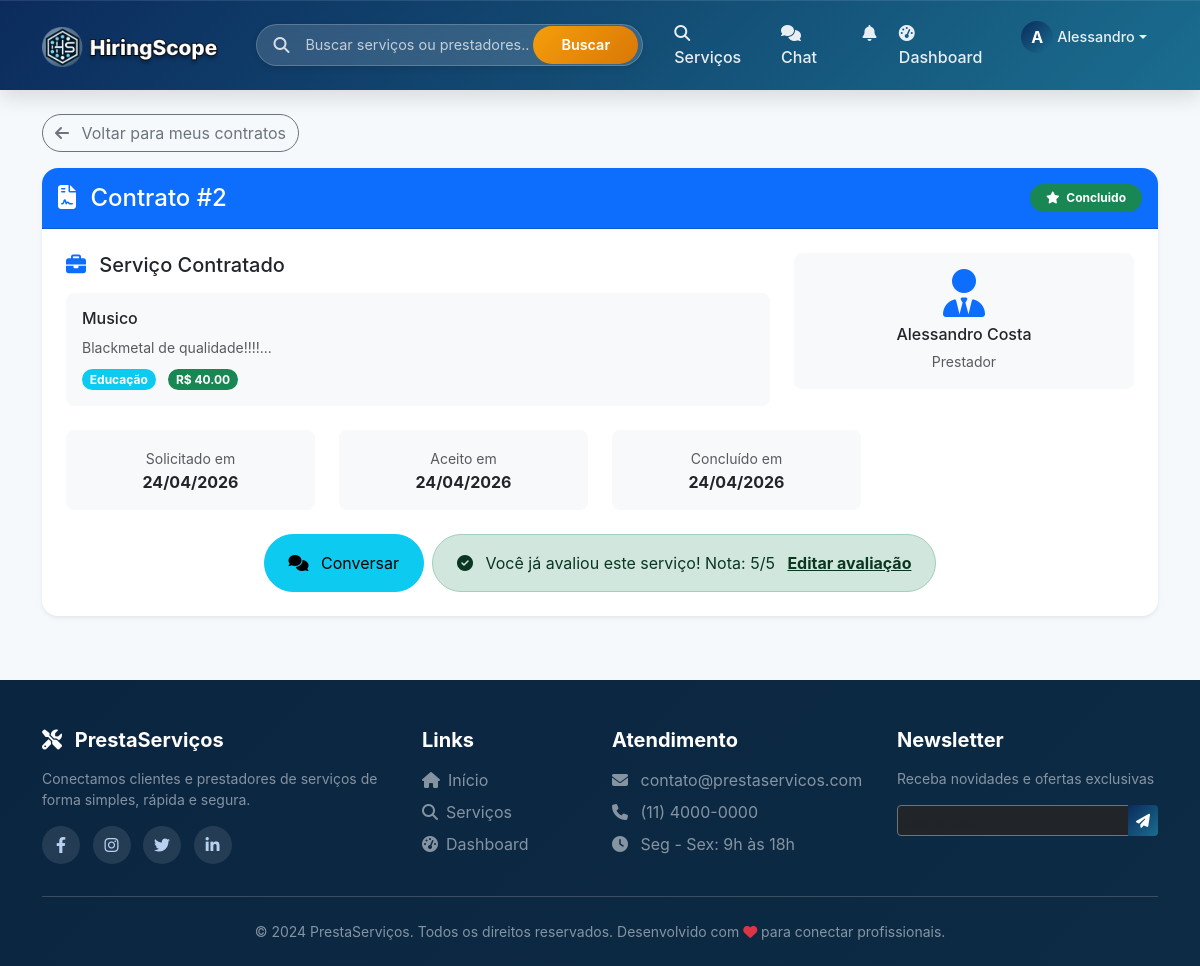
The app's page /contrato/detalhe/2 (signed in) with its own data.
### models.py (models this page shows, shortened)
class Usuario(UserMixin, db.Model):
    __tablename__ = 'usuarios'
    id = db.Column(db.Integer, primary_key=True)
    nome = db.Column(db.String(100), nullable=False)
    email = db.Column(db.String(100), unique=True, nullable=False)
    senha_hash = db.Column(db.String(200), nullable=False)
    telefone = db.Column(db.String(20))
    tipo = db.Column(db.String(20), nullable=False)  # cliente, prestador
    is_admin = db.Column(db.Boolean, default=False)  # NOVO CAMPO
    data_cadastro = db.Column(db.DateTime, default=datetime.utcnow)
    foto_perfil = db.Column(db.String(200), default='default.jpg')
    foto_url = db.Column(db.String(500), nullable=True)  # URL da foto do Google
    descricao = db.Column(db.Text)
    servicos_oferecidos = db.relationship('Servico', back_populates='prestador', lazy=True, overlaps='prestador_rel')
    avaliacoes_recebidas = db.relationship('Avaliacao', foreign_keys='Avaliacao.prestador_id', back_populates='prestador', lazy=True, overlaps='avaliado_rel')
    avaliacoes_feitas = db.relationship('Avaliacao', foreign_keys='Avaliacao.cliente_id', back_populates='cliente', lazy=True, overlaps='avaliador_rel')
    favoritos = db.relationship('Favorito', foreign_keys='Favorito.cliente_id', back_populates='cliente', lazy=True, overlaps='cliente_rel')
    contratos_como_cliente = db.relationship('Contrato', foreign_keys='Contrato.cliente_id', back_populates='cliente', lazy=True, overlaps='cliente_rel')
    contratos_como_prestador = db.relationship('Contrato', foreign_keys='Contrato.prestador_id', back_populates='prestador', lazy=True, overlaps='prestador_rel')

class Contrato(db.Model):
    __tablename__ = 'contratos'
    id = db.Column(db.Integer, primary_key=True)
    cliente_id = db.Column(db.Integer, db.ForeignKey('usuarios.id'), nullable=False)
    prestador_id = db.Column(db.Integer, db.ForeignKey('usuarios.id'), nullable=False)
    servico_id = db.Column(db.Integer, db.ForeignKey('servicos.id'), nullable=False)
    status = db.Column(db.String(20), default='pendente')  # pendente, aceito, em_andamento, concluido, cancelado
    data_solicitacao = db.Column(db.DateTime, default=datetime.utcnow)
    data_aceite = db.Column(db.DateTime, nullable=True)
    data_inicio = db.Column(db.DateTime, nullable=True)
    data_conclusao = db.Column(db.DateTime, nullable=True)
    mensagem_cliente = db.Column(db.Text, nullable=True)
    mensagem_prestador = db.Column(db.Text, nullable=True)
    preco_acordado = db.Column(db.Float, nullable=True)
    cliente = db.relationship('Usuario', foreign_keys=[cliente_id], back_populates='contratos_como_cliente')
    prestador = db.relationship('Usuario', foreign_keys=[prestador_id], back_populates='contratos_como_prestador')
    servico = db.relationship('Servico', foreign_keys=[servico_id], back_populates='contratos')
    avaliacao = db.relationship('Avaliacao', back_populates='contrato', uselist=False, cascade='all, delete-orphan')
    def get_status_icon(self):
        icons = {
            'pendente': 'fa-clock',
            'aceito': 'fa-check-circle',
            'em_andamento': 'fa-spinner',
            'concluido': 'fa-star',
            'cancelado': 'fa-times-circle'
        }
        return icons.get(self.status, 'fa-file-contract')
    def get_status_color(self):
        colors = {
            'pendente': 'warning',
            'aceito': 'info',
            'em_andamento': 'primary',
            'concluido': 'success',
            'cancelado': 'danger'
        }
        return colors.get(self.status, 'secondary')

class Servico(db.Model):
    __tablename__ = 'servicos'
    id = db.Column(db.Integer, primary_key=True)
    prestador_id = db.Column(db.Integer, db.ForeignKey('usuarios.id'), nullable=False)
    titulo = db.Column(db.String(200), nullable=False)
    descricao = db.Column(db.Text, nullable=False)
    categoria = db.Column(db.String(100))
    tipo_preco = db.Column(db.String(20), default='fixo')  # fixo, hora, dia, metro, consulta
    preco = db.Column(db.Float)
    destaque = db.Column(db.Boolean, default=False)
    destaque_pago = db.Column(db.Boolean, default=False)
    destaque_data_fim = db.Column(db.DateTime, nullable=True)
    data_postagem = db.Column(db.DateTime, default=datetime.utcnow)
    imagem_base64 = db.Column(db.Text, nullable=True)
    prestador = db.relationship('Usuario', foreign_keys=[prestador_id], back_populates='servicos_oferecidos')
    solicitacoes = db.relationship('Solicitacao', back_populates='servico', lazy=True, overlaps='servico_rel')
    avaliacoes = db.relationship('Avaliacao', back_populates='servico', lazy=True, overlaps='servico_rel')
    contratos = db.relationship('Contrato', back_populates='servico', lazy=True, overlaps='servico_rel')

class Avaliacao(db.Model):
    __tablename__ = 'avaliacoes'
    id = db.Column(db.Integer, primary_key=True)
    contrato_id = db.Column(db.Integer, db.ForeignKey('contratos.id'), nullable=False)  # link com contrato
    cliente_id = db.Column(db.Integer, db.ForeignKey('usuarios.id'), nullable=False)
    prestador_id = db.Column(db.Integer, db.ForeignKey('usuarios.id'), nullable=False)
    servico_id = db.Column(db.Integer, db.ForeignKey('servicos.id'), nullable=True)  # Opcional
    nota = db.Column(db.Integer, nullable=False)
    comentario = db.Column(db.Text)
    qualidade = db.Column(db.Integer, nullable=True)
    pontualidade = db.Column(db.Integer, nullable=True)
    comunicacao = db.Column(db.Integer, nullable=True)
    preco_justo = db.Column(db.Integer, nullable=True)
    data_avaliacao = db.Column(db.DateTime, default=datetime.utcnow)
    editado = db.Column(db.Boolean, default=False)
    data_edicao = db.Column(db.DateTime, nullable=True)
    cliente = db.relationship('Usuario', foreign_keys=[cliente_id], back_populates='avaliacoes_feitas')
    prestador = db.relationship('Usuario', foreign_keys=[prestador_id], back_populates='avaliacoes_recebidas')
    servico = db.relationship('Servico', foreign_keys=[servico_id], back_populates='avaliacoes')
    contrato = db.relationship('Contrato', foreign_keys=[contrato_id], back_populates='avaliacao')
    def pode_editar(self, usuario_id):
        if self.cliente_id == usuario_id:
            dias_passados = (datetime.utcnow() - self.data_avaliacao).days
            return dias_passados <= 7
        return False

### routes/contrato_routes.py (the view)
@contrato_bp.route('/detalhe/<int:contrato_id>')
@login_required
def detalhe_contrato(contrato_id):
    contrato = Contrato.query.get_or_404(contrato_id)
    if contrato.cliente_id != current_user.id and contrato.prestador_id != current_user.id:
        flash('Acesso negado', 'danger')
        return redirect(url_for('index'))
    avaliacao = None
    if contrato.status == 'concluido':
        avaliacao = Avaliacao.query.filter_by(
            contrato_id=contrato.id,
            cliente_id=current_user.id
        ).first()
    return render_template('contratos/detalhe.html', contrato=contrato, avaliacao=avaliacao)

### templates/contratos/detalhe.html (shortened to what this page needs)
{% extends "base.html" %}
{% block content %}
<div class="container mt-4">
    <div class="mb-3">
        <a href="{{ url_for('contrato.meus_contratos') }}" class="btn btn-outline-secondary rounded-pill">
            <i class="fas fa-arrow-left me-2"></i> Voltar para meus contratos
        </a>
    </div>
    <div class="card shadow-sm border-0 rounded-4">
        <div class="card-header bg-primary text-white rounded-top-4 py-3">
            <div class="d-flex justify-content-between align-items-center flex-wrap">
                <h4 class="mb-0">
                    <i class="fas fa-file-contract me-2"></i>
                    Contrato #{{ contrato.id }}
                </h4>
                <span class="badge bg-{{ contrato.get_status_color() }} px-3 py-2 rounded-pill">
                    <i class="fas {{ contrato.get_status_icon() }} me-1"></i>
                    {{ contrato.status|replace('_', ' ')|title }}
                </span>
            </div>
        </div>
        <div class="card-body p-4">
            <div class="row mb-4">
                <div class="col-md-8">
                    <h5 class="mb-3">
                        <i class="fas fa-briefcase text-primary me-2"></i>
                        Serviço Contratado
                    </h5>
                    <div class="bg-light p-3 rounded-3">
                        <h6 class="mb-2">{{ contrato.servico.titulo }}</h6>
                        <p class="text-muted small mb-2">{{ contrato.servico.descricao[:150] }}...</p>
                        <span class="badge bg-info rounded-pill">{{ contrato.servico.categoria }}</span>
                        {% if contrato.preco_acordado %}
                            <span class="badge bg-success rounded-pill ms-2">
                                R$ {{ "%.2f"|format(contrato.preco_acordado) }}
                            </span>
                        {% endif %}
                    </div>
                </div>
                <div class="col-md-4">
                    <div class="card bg-light border-0 rounded-3">
                        <div class="card-body text-center">
                            {% if current_user.id == contrato.cliente_id %}
                                <i class="fas fa-user-tie fa-3x text-primary mb-2"></i>
                                <h6 class="mb-1">{{ contrato.prestador.nome }}</h6>
                                <small class="text-muted">Prestador</small>
                            {% else %}
                                <i class="fas fa-user fa-3x text-success mb-2"></i>
                                <h6 class="mb-1">{{ contrato.cliente.nome }}</h6>
                                <small class="text-muted">Cliente</small>
                            {% endif %}
                        </div>
                    </div>
                </div>
            </div>
            <div class="row mb-4">
                <div class="col-md-3">
                    <div class="text-center p-3 bg-light rounded-3">
                        <small class="text-muted">Solicitado em</small>
                        <p class="mb-0 fw-bold">{{ contrato.data_solicitacao.strftime('%d/%m/%Y') }}</p>
                    </div>
                </div>
                {% if contrato.data_aceite %}
                <div class="col-md-3">
                    <div class="text-center p-3 bg-light rounded-3">
                        <small class="text-muted">Aceito em</small>
                        <p class="mb-0 fw-bold">{{ contrato.data_aceite.strftime('%d/%m/%Y') }}</p>
                    </div>
                </div>
                {% endif %}
                {% if contrato.data_conclusao %}
                <div class="col-md-3">
                    <div class="text-center p-3 bg-light rounded-3">
                        <small class="text-muted">Concluído em</small>
                        <p class="mb-0 fw-bold">{{ contrato.data_conclusao.strftime('%d/%m/%Y') }}</p>
                    </div>
                </div>
                {% endif %}
            </div>
            <div class="row mt-4">
                <div class="col-12">
                    <div class="d-flex gap-2 flex-wrap justify-content-center">
                        <button onclick="iniciarChat({{ contrato.prestador_id if current_user.id == contrato.cliente_id else contrato.cliente_id }}, '{{ (contrato.prestador.nome if current_user.id == contrato.cliente_id else contrato.cliente.nome)|replace("'", "\\'") }}')"
                                class="btn btn-info rounded-pill px-4">
                            <i class="fas fa-comments me-2"></i> Conversar
                        </button>
                        {% if current_user.id == contrato.cliente_id and contrato.status == 'concluido' %}
                            {% if not avaliacao %}
                                <a href="{{ url_for('contrato.avaliar_servico', contrato_id=contrato.id) }}" class="btn btn-warning rounded-pill px-4">
                                    <i class="fas fa-star me-2"></i> Avaliar Serviço ⭐
                                </a>
                            {% else %}
                                <div class="alert alert-success rounded-pill px-4 mb-0">
                                    <i class="fas fa-check-circle me-2"></i>
                                    Você já avaliou este serviço! Nota: {{ avaliacao.nota }}/5
                                    {% if avaliacao.pode_editar(current_user.id) %}
                                        <a href="{{ url_for('contrato.editar_avaliacao', avaliacao_id=avaliacao.id) }}" class="alert-link ms-2">
                                            Editar avaliação
                                        </a>
                                    {% endif %}
                                </div>
                            {% endif %}
                        {% endif %}
                    </div>
                </div>
            </div>
        </div>
    </div>
</div>
{% endblock %}

### templates/components/base/navbar.html (shortened to what this page needs)
<nav class="navbar navbar-expand-lg navbar-dark sticky-top">
    <div class="container">
        <a class="navbar-brand" href="{{ url_for('main.index') }}">
            <img src="{{ url_for('static', filename='img/logo.png') }}"
                 alt="PrestaServiços"
                 class="navbar-logo"
                 style="height: 42px;"
                 onerror="this.onerror=null; this.parentNode.innerHTML='<i class=\'fas fa-tools me-2\'></i> PrestaServiços';">
        </a>
        <div class="search-bar-desktop d-none d-lg-block">
            <div class="search-bar-wrapper">
                <div class="search-icon"><i class="fas fa-search"></i></div>
                <input type="text" id="globalSearchInput" class="search-input" placeholder="Buscar serviços ou prestadores...">
                <button id="globalSearchBtn" class="search-btn">Buscar</button>
            </div>
        </div>
        <div class="collapse navbar-collapse" id="navbarNav">
            <ul class="navbar-nav ms-auto">
                <li class="nav-item">
                    <a class="nav-link" href="{{ url_for('servico.lista') }}">
                        <i class="fas fa-search me-1"></i> Serviços
                    </a>
                </li>
                {% if current_user.is_authenticated %}
                    <li class="nav-item position-relative">
                        <a class="nav-link chat-link" href="{{ url_for('chat.index') }}">
                            <i class="fas fa-comments me-1"></i> Chat
                        </a>
                    </li>
                    <li class="nav-item dropdown">
                        <a class="nav-link" href="#" id="notificationDropdown" role="button" data-bs-toggle="dropdown">
                            <i class="fas fa-bell"></i>
                        </a>
                    </li>
                    <li class="nav-item">
                        <a class="nav-link" href="{{ url_for('main.dashboard') }}">
                            <i class="fas fa-tachometer-alt me-1"></i> Dashboard
                        </a>
                    </li>
                    <li class="nav-item dropdown">
                        <a class="nav-link dropdown-toggle d-flex align-items-center" href="#" id="userDropdown" role="button" data-bs-toggle="dropdown">
                            {% if current_user.foto_url %}
                                <div class="user-avatar-nav-placeholder" style="display: none;">{{ current_user.nome[0]|upper }}</div>
                            {% else %}
                                <div class="user-avatar-nav-placeholder">{{ current_user.nome[0]|upper }}</div>
                            {% endif %}
                            <span class="user-name-nav ms-1">{{ current_user.nome.split()[0] }}</span>
                        </a>
                    </li>
                {% endif %}
            </ul>
        </div>
    </div>
</nav>

### records on screen
Usuario: nome "A", nome "Alessandro"
Contrato: id "2", status "Concluido", preco_acordado "40.00", data_solicitacao "24/04/2026", data_aceite "24/04/2026", data_conclusao "24/04/2026"
Servico: servico.titulo "Musico", servico "Blackmetal de qualidade!!!!", servico.categoria "Educação"
Usuario: prestador.nome "Alessandro Costa"
Avaliacao: nota "5"
